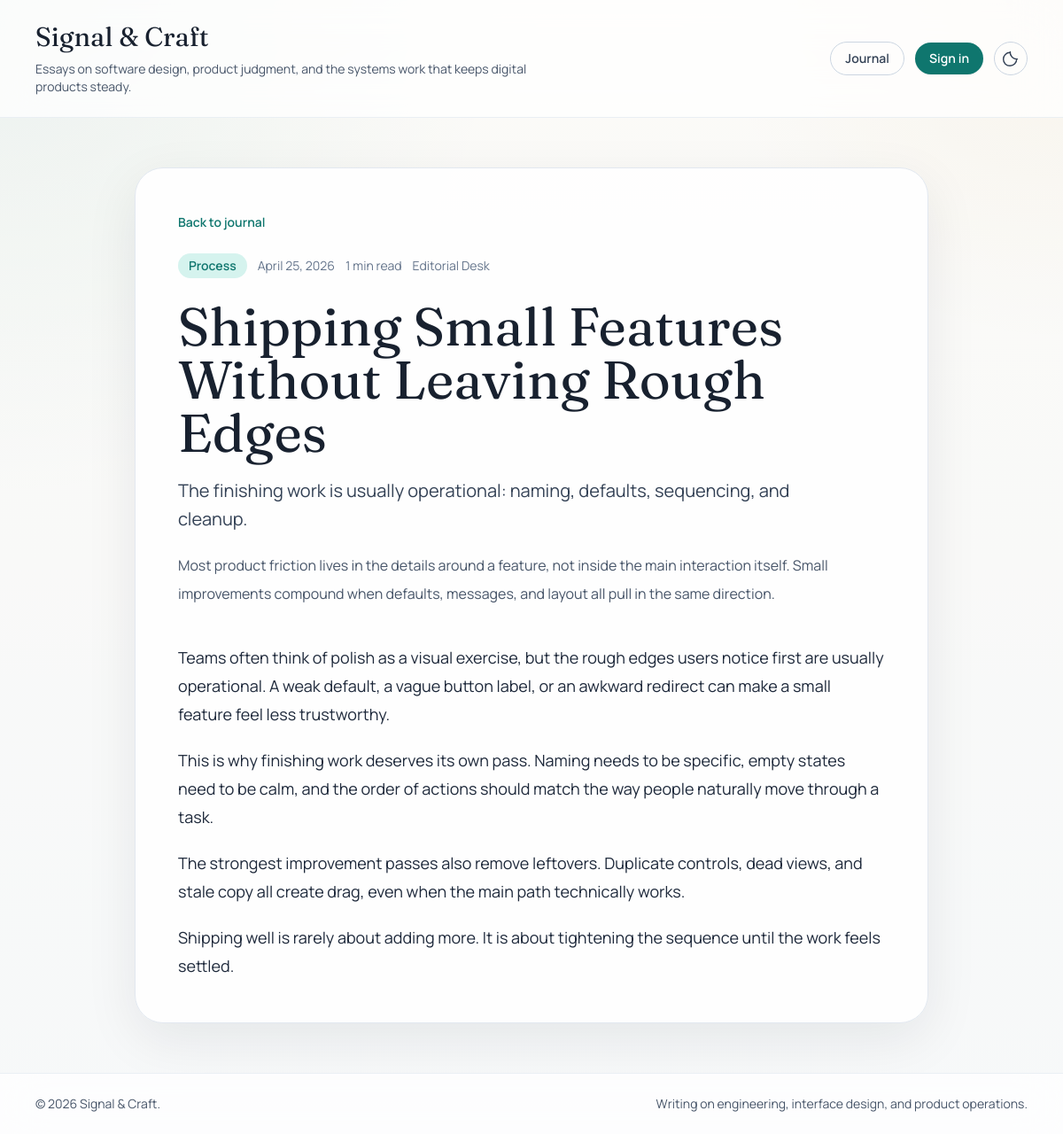
The app's page /post/shipping-small-features-without-leaving-rough-edges/ with its own data.
### myapp/models.py (models this page shows, shortened)
class Post(models.Model):
    class Category(models.TextChoices):
        ENGINEERING = "engineering", "Engineering"
        DESIGN = "design", "Design"
        PROCESS = "process", "Process"
        CAREER = "career", "Career"
        TUTORIAL = "tutorial", "Tutorial"
    title = models.CharField(max_length=200)
    slug = models.SlugField(max_length=240, unique=True, blank=True)
    subtitle = models.CharField(max_length=220, blank=True)
    excerpt = models.CharField(max_length=260, blank=True)
    category = models.CharField(
        max_length=20,
        choices=Category.choices,
        default=Category.ENGINEERING,
    )
    featured = models.BooleanField(default=False)
    author = models.ForeignKey(
        settings.AUTH_USER_MODEL,
        on_delete=models.SET_NULL,
        null=True,
        blank=True,
        related_name="posts",
    )
    content = models.TextField()
    created_at = models.DateTimeField(default=timezone.now)
    updated_at = models.DateTimeField(auto_now=True)
    class Meta:
        ordering = ["-created_at"]
    @property
    def reading_time_minutes(self):
        word_count = len(strip_tags(self.content).split())
        return max(1, math.ceil(word_count / 180))
    @property
    def author_name(self):
        if not self.author:
            return "Editorial Desk"
        return self.author.get_full_name() or self.author.get_username()

### myapp/views.py (the view)
# urls.py: path("post/<slug:slug>/", views.post_detail, name="post-detail"),
def post_detail(request, slug):
    post = get_object_or_404(Post.objects.select_related("author"), slug=slug)
    return render(request, "posts/post_detail.html", {"post": post})

### myapp/templates/posts/post_detail.html (shortened to what this page needs)
{% extends 'posts/base.html' %}
{% block content %}
<article class="mx-auto max-w-4xl">
  <div class="rounded-[2rem] border border-slate-200 bg-white/90 p-8 shadow-panel dark:border-slate-800 dark:bg-slate-900/85 md:p-12">
    <a href="{% url 'home' %}" class="text-sm font-semibold text-accent transition hover:text-teal-700 dark:text-teal-300 dark:hover:text-teal-200">
      Back to journal
    </a>
    <div class="mt-6 flex flex-wrap items-center gap-3 text-sm text-slate-500 dark:text-slate-300">
      <span class="rounded-full bg-accentSoft px-3 py-1 font-semibold text-accent dark:bg-teal-950 dark:text-teal-300">
        {{ post.get_category_display }}
      </span>
      <span>{{ post.created_at|date:"F j, Y" }}</span>
      <span>{{ post.reading_time_minutes }} min read</span>
      <span>{{ post.author_name }}</span>
    </div>
    <h1 class="mt-6 font-display text-4xl leading-tight text-ink dark:text-white md:text-6xl">
      {{ post.title }}
    </h1>
    {% if post.subtitle %}
      <p class="mt-5 max-w-3xl text-xl leading-8 text-slate-700 dark:text-slate-200">
        {{ post.subtitle }}
      </p>
    {% endif %}
    <p class="mt-5 max-w-3xl text-base leading-8 text-slate-600 dark:text-slate-300">
      {{ post.excerpt }}
    </p>
    <div class="editorial-copy mt-10 text-lg leading-8 text-slate-800 dark:text-slate-200">
      {{ post.content|linebreaks }}
    </div>
  </div>
</article>
{% endblock %}

### myapp/templates/posts/base.html (style rules this page uses)
body { background: radial-gradient(circle at top left, rgba(15, 118, 110, 0.12), transparent 32%), radial-gradient(circle at top right, rgba(183, 121, 31, 0.10), transparent 22%), linear-gradient(180deg, #f8f6f0 0%, #eef2f4 100%); animation: fadeIn 0.45s ease-out; }
.editorial-copy p + p { margin-top: 1.25rem; }

### records on screen
Post: category "Process", created_at "April 25, 2026", reading_time_minutes "1", author_name "Editorial Desk", title "Shipping Small Features Without Leaving Rough Edges", subtitle "The finishing work is usually operational: naming, defaults, sequencing, and cleanup.", excerpt "Most product friction lives in the details around a feature, not inside the main interaction itself. Small improvements compound when defaults, messages, and layout all pull in the same direction.", content "Teams often think of polish as a visual exercise, but the rough edges users notice first are usually operational. A weak default, a vague button label, or an awkward redirect can make a small feature feel less trustworthy. This is why finishing work deserves its own pass. Naming needs to be specific, empty states need to be calm, and the order of actions should match the way people naturally move through a task. The strongest improvement passes also remove leftovers. Duplicate controls, dead views, and stale copy all create drag, even when the main path technically works. Shipping well is rarely about adding more. It is about tightening the sequence until the work feels settled."
